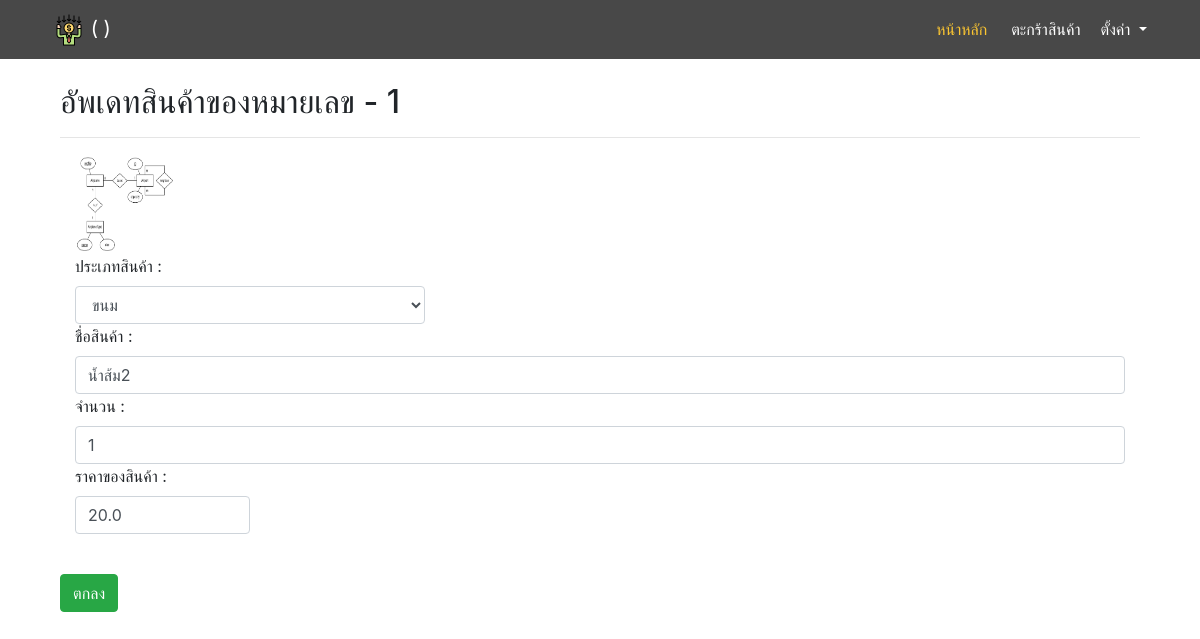
The app's page /manage/product/1 with its own data.
### main/models.py (models this page shows, shortened)
class Product(models.Model):
    type = models.ForeignKey(Type, on_delete=models.PROTECT,null=True)
    name = models.CharField(max_length=255)
    price = models.FloatField()
    stock = models.IntegerField()
    picture = models.ImageField(upload_to='product_pic',null=True,blank=True)

class Type(models.Model):
    type_name = models.CharField(max_length=255)

### manage/views.py (the view, shortened to what this page needs)
# urls.py: path('product/<int:product_id>',views.product_update,name='pup'),
def product_update(request,product_id):
    page_title = 'Update Product = %d' %product_id
    product = Product.objects.get(pk=product_id)
    type = Type.objects.all()
    notice = ''
    context={
        'num':product_id,
        'product':product,
        'type':type,
        'notice':notice,
        'page_title':page_title
    }
    return render(request,'manage/product_form.html',context=context)

### manage/templates/manage/product_form.html (shortened to what this page needs)
{% extends 'base.html' %}
{% block content %}
 <div class="container">
  {% if product.id %}
  <form method="POST" action="{% url 'pup' product_id=num %}" enctype="multipart/form-data">
    <h2>อัพเดทสินค้าของหมายเลข - {{num}}</h2>
    <hr>
      {% endif %}
      <div class="form-group">
        <div class="col">
          {% if product.id %}
          <img src="{{product.picture.url}}" height='100' width='100'><br>
          <label>ประเภทสินค้า :</label>
          <select name="txt" class="form-control col-4">
            {% for t in type %}
            <option value="{{t.id}}" {% if product.type.id == t.id %} selected {% endif %}>{{t.type_name}}</option>
            {% endfor %}
          </select>
          {% endif %}
        </div>
        <div class="col">
          <label>ชื่อสินค้า :</label>
          <input type="text" class="form-control" name="txt_2" value="{{product.name}}" required>
        </div>
        <div class="col">
          <label>จำนวน :</label>
          <input type="text" class="form-control" name="txt_3" value="{{product.stock}}" required>
        </div>
        <div class="col">
          <label>ราคาของสินค้า :</label>
          <input type="text" class="form-control col-2" name="txt_4" value="{{product.price}}" required>
        </div><br>
      </div>
      <input type="submit" class="btn btn-success" value="ตกลง">
    </form><br>
</div>
{% endblock %}

### records on screen
Product: picture (picture), txt "ขนม", txt_2 "น้ำส้ม2", txt_3 "1", txt_4 "20.0"

### other values on screen
{{ num }} "1"
